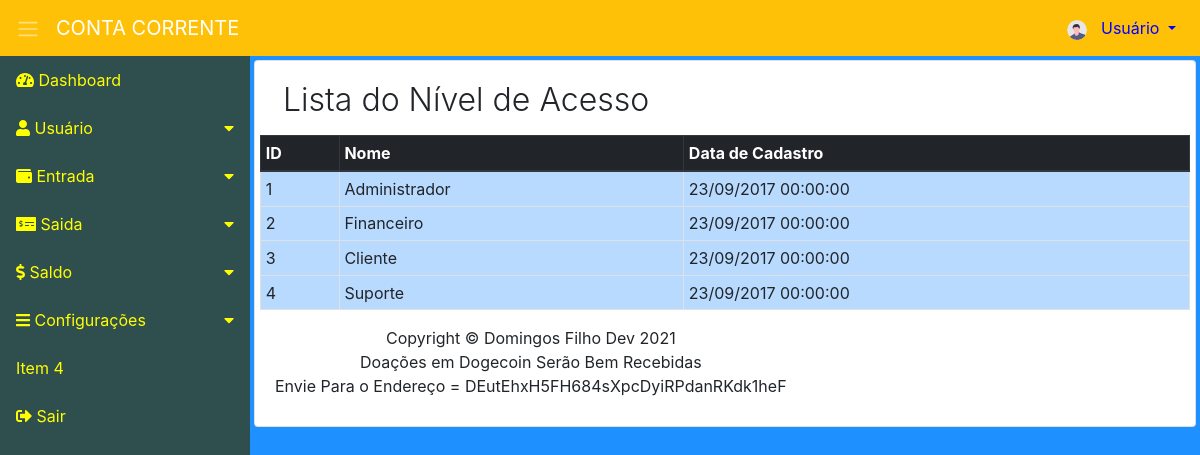
/list_niv_acesso.php, run on the app's committed database.
### tables this page shows
CREATE TABLE IF NOT EXISTS `niveis_acessos` (
  `id` int(11) NOT NULL AUTO_INCREMENT,
  `nome` varchar(30) DEFAULT NULL,
  `created` datetime NOT NULL,
  `modified` datetime DEFAULT NULL,
  PRIMARY KEY (`id`)
);

### list_niv_acesso.php (the view, shortened to what this page needs)
<?php
include_once("conexao.php");
?>
<!DOCTYPE html>
<html lang="pt-br">
    <head>
        <link rel="stylesheet" href="https://maxcdn.bootstrapcdn.com/bootstrap/4.0.0/css/bootstrap.min.css">
        <link rel="stylesheet" href="css/fontawesome.min.css">
		<link rel="stylesheet" href="css/dashboard.css">
    </head>
    <body>
        <nav class="navbar navbar-expand navbar-dark bg-warning">
			<a class="sidebar-toggle text-light mr-3">
                <span class="navbar-toggler-icon"></span>
            </a>
			<a class="navbar-brand" href="#">CONTA CORRENTE</a>
            <div class="collapse navbar-collapse">
                <ul class="navbar-nav ml-auto">
                    <li class="nav-item dropdown">
                        <a class="nav-link dropdown-toggle menu-header" href="#" id="navbarDropdownMenuLink" data-toggle="dropdown">
                            <img class="rounded-circle" src="imagem/undraw_profile.svg" width="20" height="20"> &nbsp;<span class="d-none d-sm-inline"> Usuário</span>
                        </a>
                    </li>
                </ul>
            </div>
        </nav>
    <div class="d-flex">
            <nav class="sidebar">
                <ul class="list-unstyled">
                    <li><a href="index.php"><i class="fas fa-tachometer-alt"></i> Dashboard</a></li>
					<li>
					<a href="#submenu1" data-toggle="collapse">
                            <i class="fas fa-user"></i> Usuário
                    </a>
					</li>
                   <li>
					<a href="#submenu3" data-toggle="collapse">
                            <i class="fas fa-wallet"></i> Entrada
                    </a>
					</li>
                   <li>
					<a href="#submenu4" data-toggle="collapse">
                            <i class="fas fa-money-check-alt"></i> Saida
                    </a>
					</li>
                   <li>
					<a href="#submenu5" data-toggle="collapse">
                            <i class="fas fa-dollar-sign"></i> Saldo
                    </a>
					</li>
					<li>
					<a href="#submenu2" data-toggle="collapse">
                            <i class="fas fa-bars"></i> Configurações</a></li>
					<li><a href="#"> Item 4</a></li>
                    <li><a href="#"><i class="fas fa-sign-out-alt"></i> Sair</a></li>
                </ul>
            </nav>
<?php
$result_usuario = "SELECT * FROM niveis_acessos";
$resultado_usuario = mysqli_query($conn, $result_usuario);
?>
			<div class="content p-1">
				<div class="list-group-item">
				    <div class="d-flex">
					  <div class="mr-auto p-2">
					   <h1 class="display-4 titulo">Lista do Nível de Acesso</h1>
					  </div>
					</div>
            <div class="row mb-3">
			   <table class="table table-striped table-bordered table-hover table-sm">
				<thead class="thead-dark">
					<th scope="col">ID</th>
					<th scope="col">Nome</th>
					<th scope="col">Data de Cadastro</th>
				</thead>
				<tbody>
<?php
while($row_usuario = mysqli_fetch_assoc($resultado_usuario)){
?>
<tr class="table-primary">
<td><?php echo $row_usuario['id']; ?></td>
<td><?php echo $row_usuario['nome']; ?></td>
<td class="d-none d-sm-table-cell"><?php echo date('d/m/Y H:i:s', strtotime($row_usuario['created'])); ?></td>
</tr>
 <?php
    }
 ?>
				</tbody>
			</table>
            <footer class="sticky-footer bg-white">
                <div class="container my-auto">
                    <div class="copyright text-center my-auto">
                        <span>Copyright &copy; Domingos Filho Dev 2021</span></br>
						<span>Doações em Dogecoin Serão Bem Recebidas</span></br>
						<span>Envie Para o Endereço = DEutEhxH5FH684sXpcDyiRPdanRKdk1heF </span>
                    </div>
                </div>
            </footer>
			</div>
				</div>
		    </div>
	</div>
	</body>
</html>

### css/dashboard.css (style rules this page uses)
body { background-color: #1E90FF; }
.menu-header { color: #0000FF !important; }
.sidebar { background-color: #2F4F4F; min-width: 250px; max-width: 250px; min-height: calc(100vh - 56px); transition: all 0.3s; }
.sidebar ul li a { display: block; padding: 0.75rem 1rem; color: #FFFF00 !important; text-decoration: none; }
.sidebar [data-toggle="collapse"] { position: relative; }
.sidebar [data-toggle="collapse"]:before { content: "\f0d7"; font-family: "Font Awesome 5 Free"; font-weight: 900; position: absolute; right: 1rem; }
.content { width: 100%; }
.titulo { font-size: 2.0rem !important; }

### data on the page
niveis_acessos: id "1", nome "Administrador", created "23/09/2017 00:00:00"
niveis_acessos: id "2", nome "Financeiro", created "23/09/2017 00:00:00"
niveis_acessos: id "3", nome "Cliente", created "23/09/2017 00:00:00"
niveis_acessos: id "4", nome "Suporte", created "23/09/2017 00:00:00"
